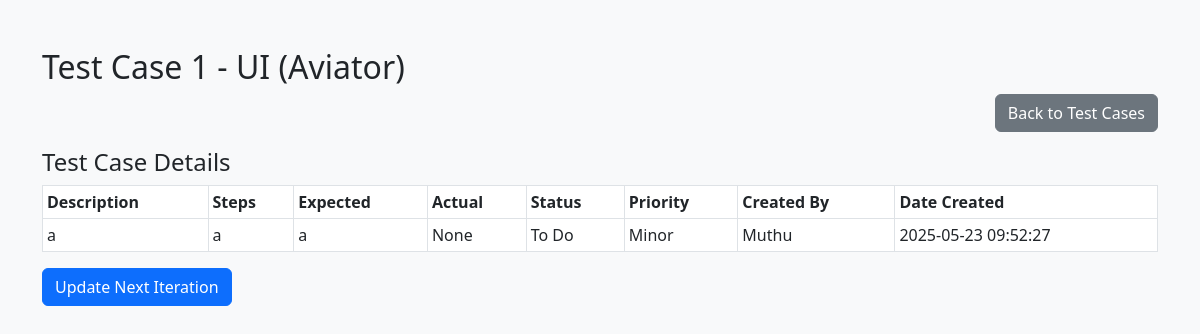
Page /games/Aviator/testcase/1 on the committed database.
### tables this page shows
CREATE TABLE test_cases (
            id INTEGER PRIMARY KEY AUTOINCREMENT,
            game TEXT,
            testcase_number INTEGER,
            title TEXT,
            description TEXT,
            steps TEXT,
            expected_result TEXT,
            actual_result TEXT,
            status TEXT,
            priority TEXT,
            iteration INTEGER,
            created_by TEXT,
            date_created TEXT
        );

### app.py (the view, shortened to what this page needs)
@app.route('/games/<game_name>/testcase/<int:testcase_id>', methods=['GET', 'POST'])
def view_testcase(game_name, testcase_id):
    test_case = get_test_case_by_id(testcase_id)
    if not test_case:
        return f"Test Case with ID {testcase_id} not found.", 404
    with sqlite3.connect('database.db') as conn:
        conn.row_factory = sqlite3.Row
        c = conn.cursor()
        c.execute('SELECT * FROM test_case_history WHERE test_case_id = ? ORDER BY iteration ASC', (testcase_id,))
        history = c.fetchall()
    return render_template(
        'view_testcase.html',
        game_name=game_name,
        test_case=test_case,
        history=history,
        user_name=''
    )

### models.py (called while the page is built)
def get_test_case_by_id(testcase_id):
    with sqlite3.connect(DB_NAME) as conn:
        conn.row_factory = sqlite3.Row
        c = conn.cursor()
        c.execute('SELECT * FROM test_cases WHERE id = ?', (testcase_id,))
        return c.fetchone()

### templates/view_testcase.html (shortened to what this page needs)
<!DOCTYPE html>
<html lang="en">
<head>
    <link rel="stylesheet" href="https://cdn.jsdelivr.net/npm/bootstrap@5.3.0/dist/css/bootstrap.min.css">
</head>
<body class="bg-light">
<div class="container mt-5">
    <h2>Test Case {{ test_case.testcase_number }} - {{ test_case.title }} ({{ game_name }})</h2>
    <div class="text-end mb-3">
        <a href="{{ url_for('index', game_name=game_name) }}" class="btn btn-secondary">Back to Test Cases</a>
    </div>
    <h4>Test Case Details</h4>
    <table class="table table-bordered table-sm">
        <thead>
        <tr>
            <th>Description</th>
            <th>Steps</th>
            <th>Expected</th>
            <th>Actual</th>
            <th>Status</th>
            <th>Priority</th>
            <th>Created By</th>
            <th>Date Created</th>
        </tr>
        </thead>
        <tbody>
        <tr>
            <td>{{ test_case.description }}</td>
            <td>{{ test_case.steps }}</td>
            <td>{{ test_case.expected_result }}</td>
            <td>{{ test_case.actual_result }}</td>
            <td>{{ test_case.status }}</td>
            <td>{{ test_case.priority }}</td>
            <td>{{ test_case.created_by }}</td>
            <td>{{ test_case.date_created }}</td>
        </tr>
        </tbody>
    </table>
    <button type="button" class="btn btn-primary" data-bs-toggle="modal" data-bs-target="#updateModal">
        Update Next Iteration
    </button>
</div>
</body>
</html>

### rows in the picture
test_cases: testcase_number "1", title "UI", game "Aviator", description "a", steps "a", expected_result "a", status "To Do", priority "Minor", created_by "Muthu", date_created "2025-05-23 09:52:27"

### other values in the picture
{{ test_case.actual_result }} "None"
